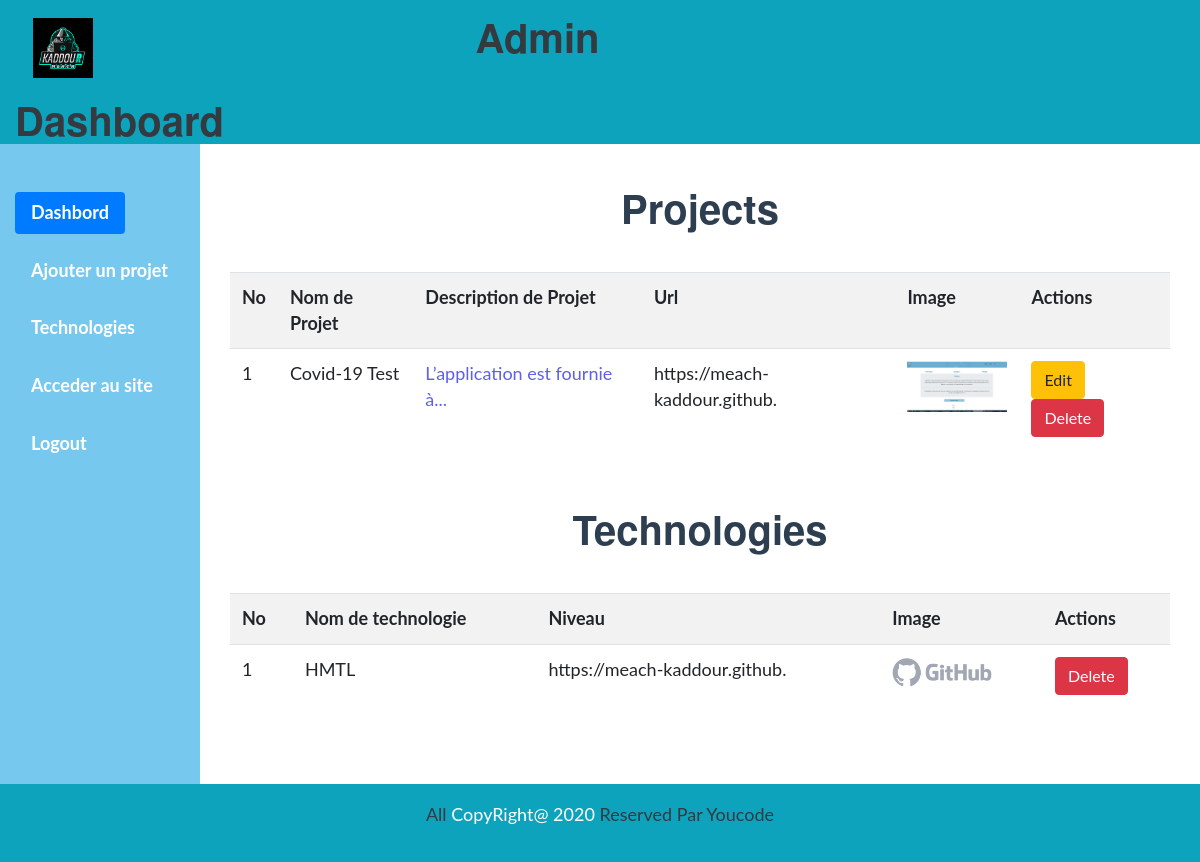
/admin/dash.php, run on the app's committed database.
### tables this page shows
CREATE TABLE IF NOT EXISTS `projects` (
  `id_projet` int(11) NOT NULL AUTO_INCREMENT,
  `name_projet` varchar(255) NOT NULL,
  `image_projet` varchar(255) NOT NULL,
  `description_projet` varchar(1000) NOT NULL,
  `slug` varchar(555) NOT NULL,
  PRIMARY KEY (`id_projet`)
);

CREATE TABLE IF NOT EXISTS `technologies` (
  `id_technologies` int(11) NOT NULL AUTO_INCREMENT,
  `name_technologies` varchar(100) NOT NULL,
  `image_technologies` varchar(255) NOT NULL,
  `niveau_technologies` varchar(255) NOT NULL,
  PRIMARY KEY (`id_technologies`)
);

### admin/dash.php (the view, shortened to what this page needs)
<!DOCTYPE html>
<html lang="en">
<head>
    <link rel="stylesheet" href="../css/boot.css">
    <link rel="stylesheet" href="../css/styleadmin.css">
</head>
<body>
<div class="container-fluid">
        <header class="row">
            <nav class="col-md-12">
                <div class="row">
                <div class="col-md-8 text-dark"><img src="../img/logo.png"  class="nav-brand"alt="logo">
                <h1 class="inline">Admin Dashboard</h1>
                </div>
                </div>
            </nav>
        </header>
        <div class="row">
                <div class="col-sm-2">
                        <ul id="side-menu" class="nav nav-pills nav stacked" >
                            <li ><a class="nav-link active" href="dash.php">Dashbord</a></li>
                            <li ><a class="nav-link" href="addNewProject">Ajouter un projet</a></li>
                            <li ><a class="nav-link " href="addTechno.php">Technologies</a></li>
                            <li><a class="nav-link" href="../index.php"> Acceder au site</a></li>
                            <li><a class="nav-link" href="logout.php">Logout</a></li>
                        </ul>
                </div>
                <div class="col-sm-10">
                    <div class="row">
                        <h1 class="text-center">Projects</h1>
                    </div>
                    <div class="container-fluid">
                    <div class="table-responsive">
                        <table class="table table-striped table-hover">
                            <tr>
                                <th>No</th>
                                <th>Nom de Projet</th>
                                <th>Description de Projet</th>
                                <th>Url</th>
                                <th>Image</th>
                                <th>Actions</th>
                            </tr>
                        <?php
                         global $db;
                         $Query="SELECT *FROM projects  ";
                         $Execute = $db->query($Query);
                         $srN=0;
                         foreach ($Execute as $execute){
                            $idProjet=$execute['id_projet'];
                            $nameProjet=$execute['name_projet'];
                            $imageProjet=$execute['image_projet'];
                            $descriptionProjet=$execute['description_projet'];
                            $slug=$execute['slug'];
                            $srN++;
                        ?>
                        <tr>
                            <td><?php echo $srN;?></td>
                            <td><?php echo $nameProjet;?></td>
                            <td style="color:#5E5fEB">
                                <?php
                                 if(strlen($descriptionProjet) >60)
                                    {
                                        $descriptionProjet=substr($descriptionProjet,0,30)."...";
                                    }
                             echo $descriptionProjet ;
                            ?>
                            </td>
                            <td>
                            <?php echo $slug=substr($slug,0,30);?>
                            </td>
                            <td><img src="upload/<?php echo $imageProjet; ?>" style="width:100px;"></td>
                            <td>
                            <a href="editProject.php?Edit=<?php echo $idProjet;?>"> <span class="btn btn-warning">Edit</span></a>
                            <a href="deletProjet.php?delete=<?php echo $idProjet;?>"> <span class="btn btn-danger">Delete</span></a>
                            </td>
                        </tr>
                         <?php } ?>
                    </table>
                    </div>
                    <div class="row">
                        <h1 class="text-center">Technologies</h1>
                    </div>
                    <div class="table-responsive">
                        <table class="table table-striped table-hover">
                            <tr>
                                <th>No</th>
                                <th>Nom de technologie</th>
                                <th>Niveau</th>
                                <th>Image</th>
                                <th>Actions</th>
                            </tr>
                        <?php
                         global $db;
                         $Query="SELECT *FROM technologies ";
                         $Execute = $db->query($Query);
                         $srN=0;
                         foreach ($Execute as $execute){
                            $idTechno=$execute['id_technologies'];
                            $nameTechno=$execute['name_technologies'];
                            $imageTechno=$execute['image_technologies'];
                            $srN++;
                        ?>
                            <tr>
                                <td><?php echo $srN;?></td>
                                <td><?php echo $nameTechno;?></td>
                                <td> <?php echo $slug=substr($slug,0,30);?> </td>
                                <td><img src="upload/<?php echo $imageTechno; ?>" style="width:100px;"></td>
                                <td>
                                <a href="deletTechno.php?delete=<?php echo $idTechno;?>"> <span class="btn btn-danger">Delete</span></a>
                                </td>
                            </tr>
                         <?php } ?>
                        </table>
                    </div>
                </div>
        </div>
    </div>
</div>
        <footer class="row footer">
            <div class="col-md-12">
            <p class="text-dark">All <span>CopyRight@ 2020</span>  Reserved Par Youcode</p>
            </div>
        </footer>
</body>
</html>

### css/styleadmin.css (style rules this page uses)
* { margin: 0; padding: 0; box-sizing: border-box; }
body { font-family: "Lato", "Helvetica Neue", Helvetica, Arial, sans-serif; font-size: 18px; line-height: 1.42857143; color: #2c3e50; background-color: #ffffff; }
h1, h2, h3, h4, h5, h6 { font-family: "Montserrat", "Helvetica Neue", Helvetica, Arial, sans-serif; text-transform: uppercase; font-weight: 700; text-transform: none; text-align: center; }
a { text-decoration: none; }
ul { list-style-type: none; }
img { width: 100%; }
header { background: #0DA3BC; }
header .nav-brand { width: 60px; margin: 1em; }
header .inline { display: inline; margin-left: 9em; }
#side-menu a { margin-top: 1rem; color: #ffffff; font-weight: bold; }
#side-menu { margin-top: 2rem; }
.col-sm-2 { background-color: hsl(199, 78%, 70%); }
.active { background: rgb(14, 11, 24); }
.col-sm-10 { min-height: 80vh; }
.text-center { margin: auto; padding-top: 1em; padding-bottom: 1em; }
.footer { background: #0DA3BC; text-align: center; padding: 1em; }
.footer span { color: white; }

### data on the page
projects: name_projet "Covid-19 Test", description_projet "L’application est fournie à...", slug "https://meach-kaddour.github.", image_projet (picture)
technologies: name_technologies "HMTL", image_technologies (picture)
